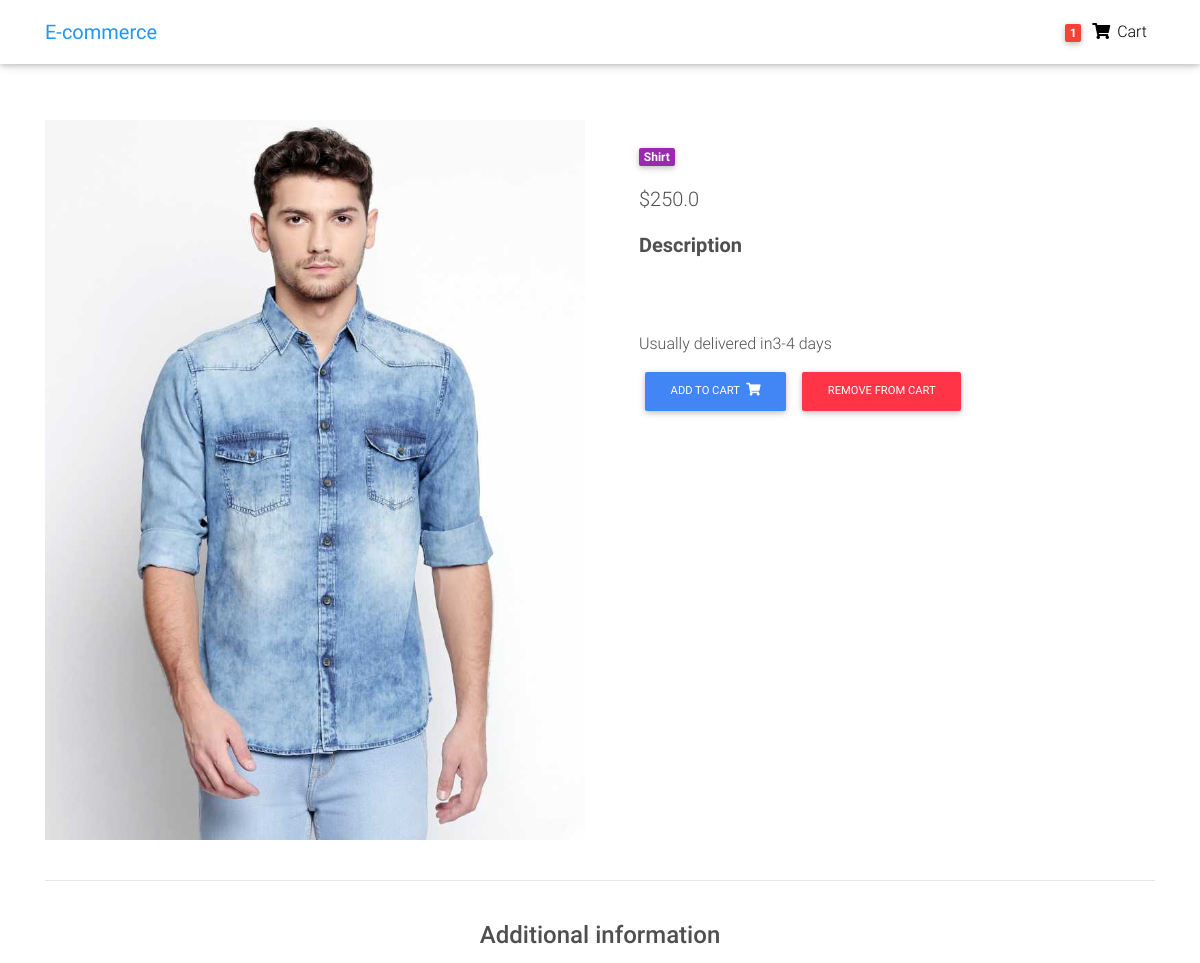
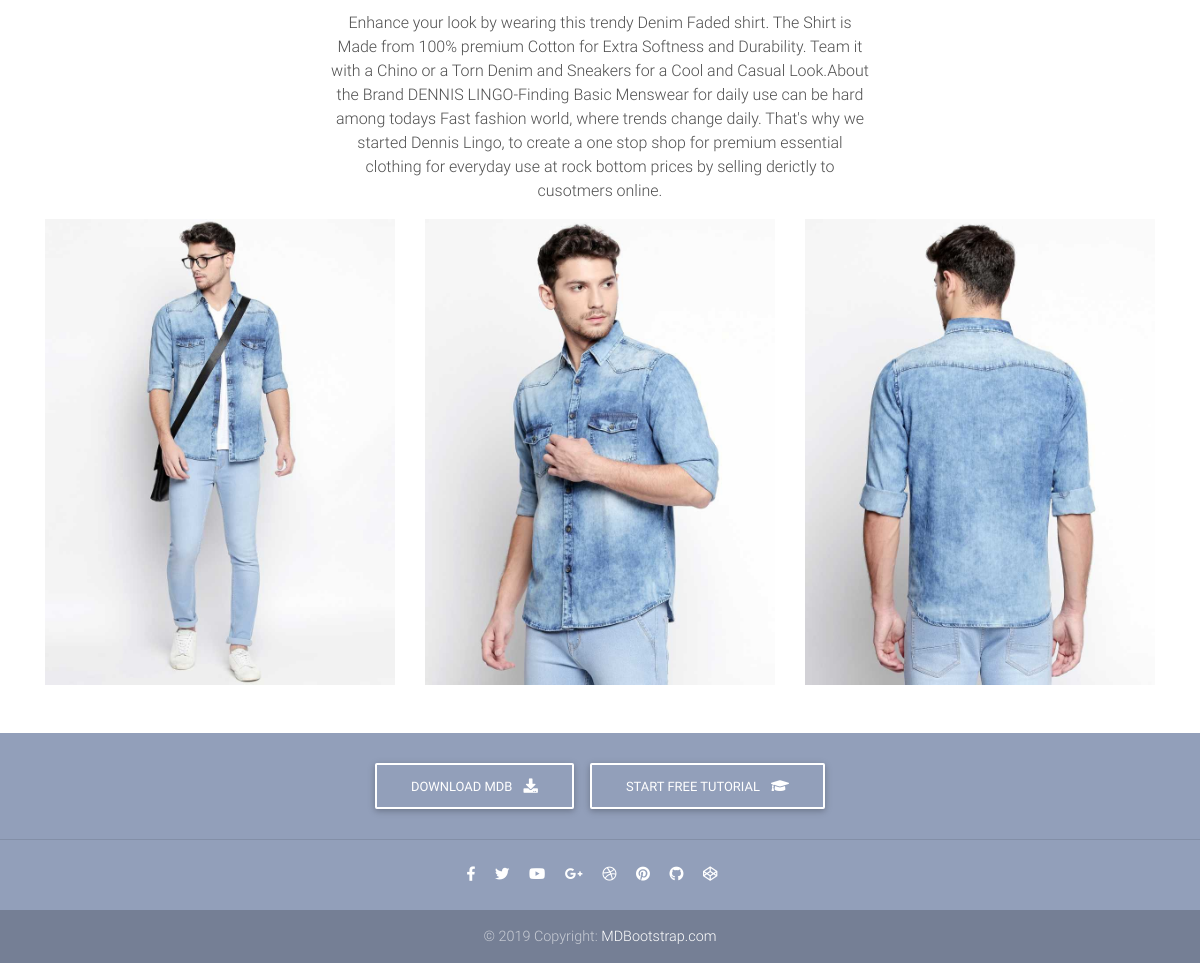
The app's page /products/test-product-2/ (signed in) with its own data (2 pictures, top to bottom).
### ecommerce/models.py (models this page shows, shortened)
class Order(models.Model):
    user = models.ForeignKey(settings.AUTH_USER_MODEL, on_delete=models.CASCADE)
    items = models.ManyToManyField(OrderItem)
    start_date = models.DateTimeField(auto_now_add=True)
    ordered_date = models.DateTimeField()
    ordered = models.BooleanField(default=False)
    billing_address = models.ForeignKey(
        'BillingAddress', on_delete=models.SET_NULL, blank=True, null=True)

class Item(models.Model):
    title = models.CharField(max_length=100)
    price = models.FloatField()
    discount_price = models.FloatField(blank=True,null = True)
    category = models.CharField(choices=CATEGORY_CHOICES,max_length=2)
    label = models.CharField(choices=LABEL_CHOICES, max_length=1)
    slug = models.SlugField()
    description = models.TextField()
    image = models.ImageField()
    image_1 = models.ImageField()
    image_2 = models.ImageField()
    image_3 = models.ImageField()
    additional_info = models.CharField(max_length=1000)
    def get_add_to_cart_url(self):
        return reverse('add-to-cart', kwargs={'slug': self.slug})
    def get_remove_from_cart_url(self):
        return reverse('remove-from-cart', kwargs={'slug': self.slug})

### ecommerce/views.py (the view)
# urls.py: path('products/<slug>/', ItemDetailView.as_view(), name='core'),
class ItemDetailView(DetailView):
    model = Item
    template_name = "product-page.html"

### ecommerce/templatetags/cart_template_tags.py (called while the page is built)
@register.filter
def cart_item_count(user):
    if user.is_authenticated:
        qs = Order.objects.filter(user= user, ordered=False)
        if qs.exists():
            return qs[0].items.count()
    return 0

### templates/product-page.html (shortened to what this page needs)
{% load static %}
<!DOCTYPE html>
<html lang="en">
<head>
  <link rel="stylesheet" href="https://use.fontawesome.com/releases/v5.8.1/css/all.css">
  <link href="{%  static 'css/bootstrap.min.css' %}" rel="stylesheet">
  <link href="{% static  'css/mdb.min.css' %}" rel="stylesheet">
  <link href="{% static 'css/style.min.css' %}" rel="stylesheet">
</head>
<body>
{% load cart_template_tags%}
  <nav class="navbar fixed-top navbar-expand-lg navbar-light white scrolling-navbar">
    <div class="container">
  <a class="navbar-brand waves-effect" href="/home">
        <strong class="blue-text">E-commerce</strong>
      </a>
      <div class="collapse navbar-collapse" id="navbarSupportedContent">
        <ul class="navbar-nav nav-flex-icons">
          <li class="nav-item">
            <a href= "{% url 'order-summary' %}" class="nav-link waves-effect">
              <span class="badge red z-depth-1 mr-1">  {{ request.user|cart_item_count }} </span>
              <i class="fas fa-shopping-cart"></i>
              <span class="clearfix d-none d-sm-inline-block"> Cart </span>
            </a>
          </li>
        </ul>
      </div>
    </div>
  </nav>
  <main class="mt-5 pt-4">
    <div class="container dark-grey-text mt-5">
      <div class="row wow fadeIn">
        <div class="col-md-6 mb-4">
          <img src="{{  item.image.url }} " class="img-fluid" alt="">
        </div>
        <div class="col-md-6 mb-4">
          <div class="p-4">
            <div class="mb-3">
              <a href="">
                <span class="badge purple mr-1">{{ object.get_category_display }}</span>
              </a>
            </div>
            <p class="lead">
                 {% if object.discount_price %}
                 <span class="mr-1">
                <del>${{ object.price }}</del>
                 </span>
                 <span>{{ object.discount_price }}</span>
                {% else %}
                <span>${{ object.price }}</span>
                {% endif %}
            </p>
            <p class="lead font-weight-bold">Description</p>
                 <div class="mt-5 pt-4">
    </div>
            <p> {{ object.description }}</p>
          <a href="{{ object.get_add_to_cart_url }} " class="btn btn-primary btn-md my-0 p" >Add to cart
                <i class="fas fa-shopping-cart ml-1"></i>
              </a>
          <a href="{{ object.get_remove_from_cart_url }} " class="btn btn-danger btn-md my-0 p" >Remove from Cart
              </a>
          </div>
        </div>
      </div>
      <hr>
      <div class="row d-flex justify-content-center wow fadeIn">
        <div class="col-md-6 text-center">
          <h4 class="my-4 h4">Additional information</h4>
          <p>{{ object.additional_info }}</p>
        </div>
      </div>
      <div class="row wow fadeIn">
        <div class="col-lg-4 col-md-12 mb-4">
          <img src="{{ item.image_1.url }}" class="img-fluid" alt="">
        </div>
        <div class="col-lg-4 col-md-6 mb-4">
          <img src="{{ item.image_2.url }}" class="img-fluid" alt="">
        </div>
        <div class="col-lg-4 col-md-6 mb-4">
          <img src="{{ item.image_3.url }}" class="img-fluid" alt="">
        </div>
      </div>
    </div>
  </main>
  <footer class="page-footer text-center font-small mt-4 wow fadeIn">
    <div class="pt-4">
      <a class="btn btn-outline-white" href="https://mdbootstrap.com/docs/jquery/getting-started/download/" target="_blank"
        role="button">Download MDB
        <i class="fas fa-download ml-2"></i>
      </a>
      <a class="btn btn-outline-white" href="https://mdbootstrap.com/education/bootstrap/" target="_blank" role="button">Start
        free tutorial
        <i class="fas fa-graduation-cap ml-2"></i>
      </a>
    </div>
    <hr class="my-4">
    <div class="pb-4">
      <a href="https://www.facebook.com/mdbootstrap" target="_blank">
        <i class="fab fa-facebook-f mr-3"></i>
      </a>
      <a href="https://twitter.com/MDBootstrap" target="_blank">
        <i class="fab fa-twitter mr-3"></i>
      </a>
      <a href="https://www.youtube.com/watch?v=7MUISDJ5ZZ4" target="_blank">
        <i class="fab fa-youtube mr-3"></i>
      </a>
      <a href="https://plus.google.com/u/0/b/107863090883699620484" target="_blank">
        <i class="fab fa-google-plus-g mr-3"></i>
      </a>
      <a href="https://dribbble.com/mdbootstrap" target="_blank">
        <i class="fab fa-dribbble mr-3"></i>
      </a>
      <a href="https://pinterest.com/mdbootstrap" target="_blank">
        <i class="fab fa-pinterest mr-3"></i>
      </a>
      <a href="https://github.com/mdbootstrap/bootstrap-material-design" target="_blank">
        <i class="fab fa-github mr-3"></i>
      </a>
      <a href="http://codepen.io/mdbootstrap/" target="_blank">
        <i class="fab fa-codepen mr-3"></i>
      </a>
    </div>
    <div class="footer-copyright py-3">
      © 2019 Copyright:
      <a href="https://mdbootstrap.com/education/bootstrap/" target="_blank"> MDBootstrap.com </a>
    </div>
  </footer>
</body>
</html>

### records on screen
Item: image (picture), category "Shirt", price "250.0", description "Usually delivered in3-4 days", additional_info "Enhance your look by wearing this trendy Denim Faded shirt. The Shirt is Made from 100% premium Cotton for Extra Softness and Durability. Team it with a Chino or a Torn Denim and Sneakers for a Cool and Casual Look.About the Brand DENNIS LINGO-Finding Basic Menswear for daily use can be hard among todays Fast fashion world, where trends change daily. That's why we started Dennis Lingo, to create a one stop shop for premium essential clothing for everyday use at rock bottom prices by selling derictly to cusotmers online.", image_1 (picture), image_2 (picture), image_3 (picture)

### other values on screen
{{ request.user|cart_item_count }} "1"
